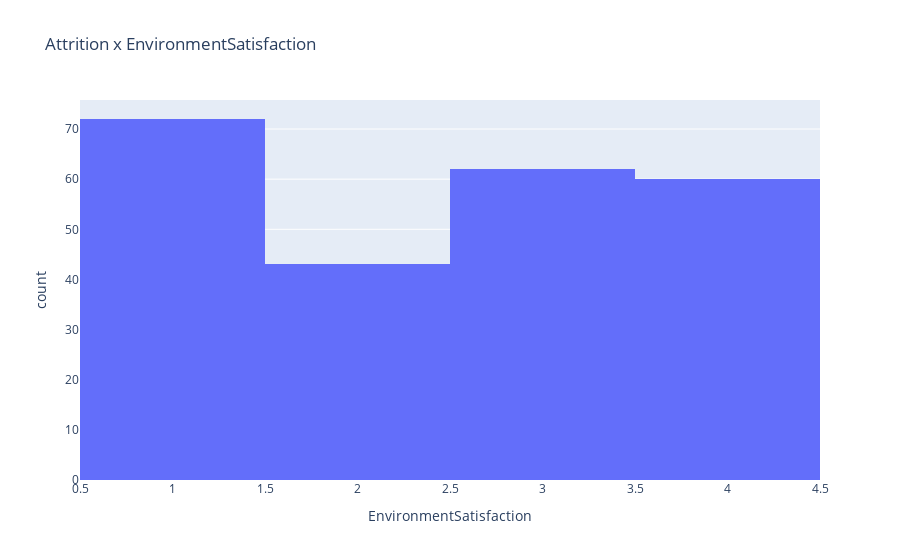
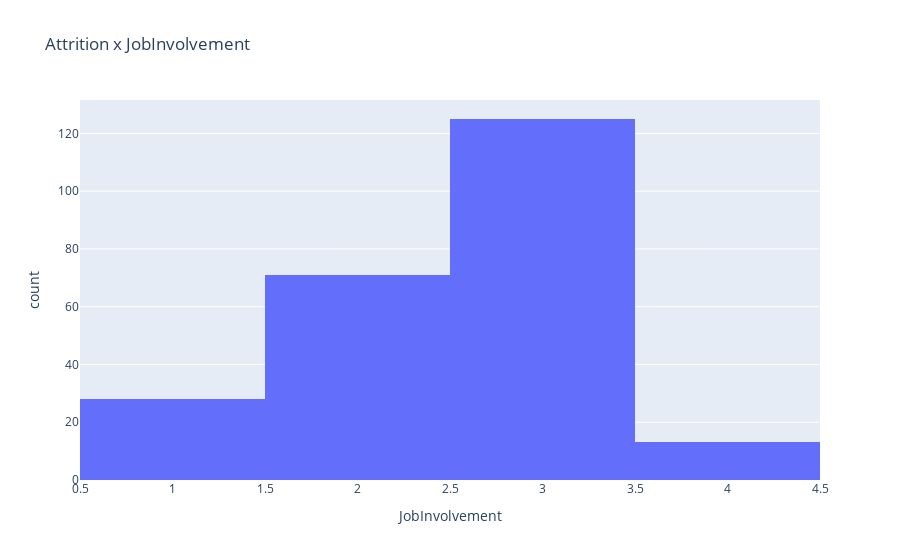
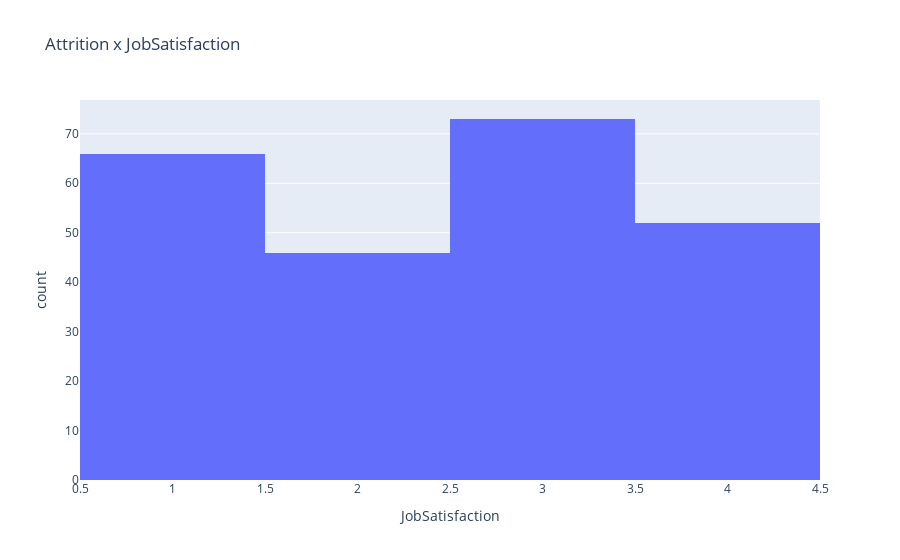
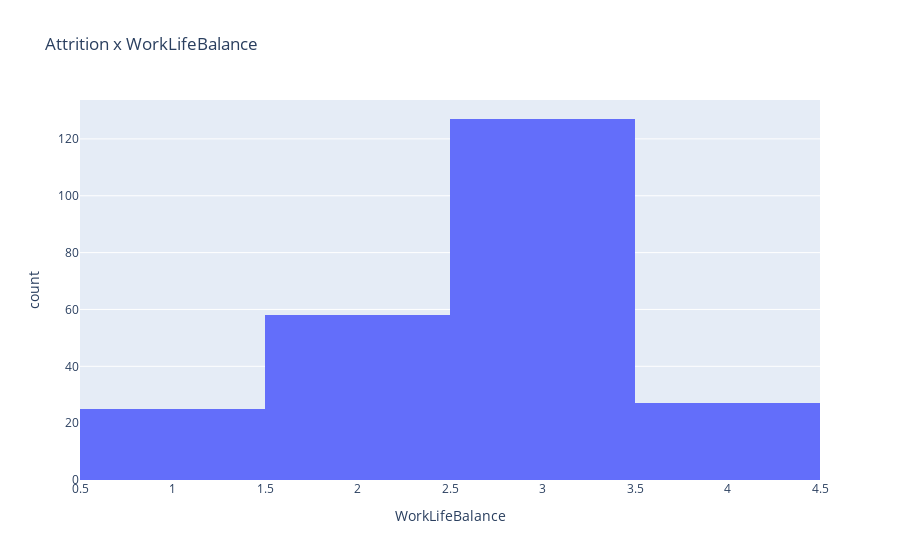

The code cell stored with these charts, in order, in its notebook:
### Code cell
barplot('EnvironmentSatisfaction')
barplot('JobInvolvement')
barplot('JobSatisfaction')
barplot('WorkLifeBalance')
barplot('PerformanceRating')
barplot('JobRole')
barplot('MaritalStatus')
barplot('RelationshipSatisfaction')
barplot('OverTime')

### Figure 1 — Plotly figure (JSON) as saved in the notebook; plotly's stock layout.template omitted (floating-point values rounded to 4 significant figures; data arrays with more than 128 entries replaced by an {"elided": "..."} marker saying what was removed)
{"data": [{"alignmentgroup": "True", "bingroup": "x", "hovertemplate": "EnvironmentSatisfaction=%{x}<br>count=%{y}<extra></extra>", "legendgroup": "", "marker": {"color": "#636efa", "pattern": {"shape": ""}}, "name": "", "offsetgroup": "", "orientation": "v", "showlegend": false, "type": "histogram", "x": {"elided": "237 int values"}, "xaxis": "x", "yaxis": "y"}], "layout": {"barmode": "relative", "legend": {"tracegroupgap": 0}, "title": {"text": "Attrition x EnvironmentSatisfaction"}, "xaxis": {"anchor": "y", "domain": [0, 1], "title": {"text": "EnvironmentSatisfaction"}}, "yaxis": {"anchor": "x", "domain": [0, 1], "title": {"text": "count"}}}}

### Figure 2 — Plotly figure (JSON) as saved in the notebook; plotly's stock layout.template omitted (floating-point values rounded to 4 significant figures; data arrays with more than 128 entries replaced by an {"elided": "..."} marker saying what was removed)
{"data": [{"alignmentgroup": "True", "bingroup": "x", "hovertemplate": "JobInvolvement=%{x}<br>count=%{y}<extra></extra>", "legendgroup": "", "marker": {"color": "#636efa", "pattern": {"shape": ""}}, "name": "", "offsetgroup": "", "orientation": "v", "showlegend": false, "type": "histogram", "x": {"elided": "237 int values"}, "xaxis": "x", "yaxis": "y"}], "layout": {"barmode": "relative", "legend": {"tracegroupgap": 0}, "title": {"text": "Attrition x JobInvolvement"}, "xaxis": {"anchor": "y", "domain": [0, 1], "title": {"text": "JobInvolvement"}}, "yaxis": {"anchor": "x", "domain": [0, 1], "title": {"text": "count"}}}}

### Figure 3 — Plotly figure (JSON) as saved in the notebook; plotly's stock layout.template omitted (floating-point values rounded to 4 significant figures; data arrays with more than 128 entries replaced by an {"elided": "..."} marker saying what was removed)
{"data": [{"alignmentgroup": "True", "bingroup": "x", "hovertemplate": "JobSatisfaction=%{x}<br>count=%{y}<extra></extra>", "legendgroup": "", "marker": {"color": "#636efa", "pattern": {"shape": ""}}, "name": "", "offsetgroup": "", "orientation": "v", "showlegend": false, "type": "histogram", "x": {"elided": "237 int values"}, "xaxis": "x", "yaxis": "y"}], "layout": {"barmode": "relative", "legend": {"tracegroupgap": 0}, "title": {"text": "Attrition x JobSatisfaction"}, "xaxis": {"anchor": "y", "domain": [0, 1], "title": {"text": "JobSatisfaction"}}, "yaxis": {"anchor": "x", "domain": [0, 1], "title": {"text": "count"}}}}

### Figure 4 — Plotly figure (JSON) as saved in the notebook; plotly's stock layout.template omitted (floating-point values rounded to 4 significant figures; data arrays with more than 128 entries replaced by an {"elided": "..."} marker saying what was removed)
{"data": [{"alignmentgroup": "True", "bingroup": "x", "hovertemplate": "WorkLifeBalance=%{x}<br>count=%{y}<extra></extra>", "legendgroup": "", "marker": {"color": "#636efa", "pattern": {"shape": ""}}, "name": "", "offsetgroup": "", "orientation": "v", "showlegend": false, "type": "histogram", "x": {"elided": "237 int values"}, "xaxis": "x", "yaxis": "y"}], "layout": {"barmode": "relative", "legend": {"tracegroupgap": 0}, "title": {"text": "Attrition x WorkLifeBalance"}, "xaxis": {"anchor": "y", "domain": [0, 1], "title": {"text": "WorkLifeBalance"}}, "yaxis": {"anchor": "x", "domain": [0, 1], "title": {"text": "count"}}}}
